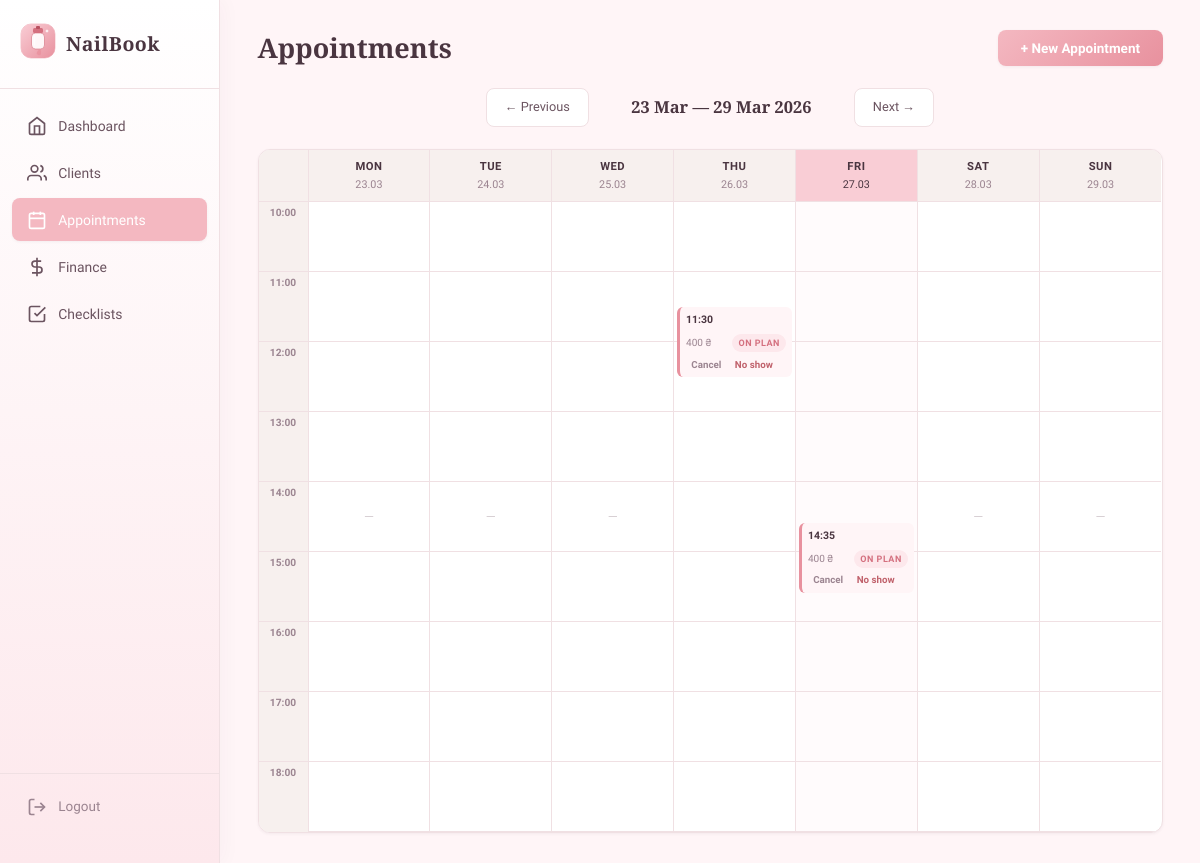
The app's page /appointments (signed in) with its own data.
### models.py (models this page shows)
class Appointment(db.Model):
    __tablename__ = 'appointments'
    id = db.Column(db.Integer, primary_key=True)
    user_id = db.Column(db.Integer, db.ForeignKey('users.id'), nullable=False)
    client_id = db.Column(db.Integer, db.ForeignKey('clients.id'), nullable=False)
    procedure = db.Column(db.String(100), nullable=False)
    price = db.Column(db.Integer, nullable=False)
    duration = db.Column(db.Integer, nullable=False)  # minutes
    date = db.Column(db.Date, nullable=False)
    time = db.Column(db.Time, nullable=False)
    status = db.Column(db.String(20), default='on plan')  # on plan/cancelled/did not come/done
    created_at = db.Column(db.DateTime, default=lambda: datetime.now(timezone.utc))

### routes/appointments.py (the view)
@appointments_bp.route('/appointments')
@login_required
def appointments():
    today = date.today()
    start_of_week = today - timedelta(days=today.weekday())
    end_of_week = start_of_week + timedelta(days=6)
    week_offset = request.args.get('week', 0, type=int)
    start_of_week += timedelta(weeks=week_offset)
    end_of_week += timedelta(weeks=week_offset)
    week_appointments = Appointment.query.filter(
        Appointment.user_id == current_user.id,
        Appointment.date >= start_of_week,
        Appointment.date <= end_of_week
    ).order_by(Appointment.date, Appointment.time).all()
    days = {}
    for i in range(7):
        day = start_of_week + timedelta(days=i)
        days[day] = []
    for appt in week_appointments:
        if appt.date in days:
            days[appt.date].append(appt)
    procedures = load_procedures()
    clients = Client.query.filter_by(user_id=current_user.id).order_by(Client.name).all()
    mark_past_appointments_done(week_appointments)
    return render_template('appointments.html',
                           days=days,
                           procedures=procedures,
                           clients=clients,
                           week_offset=week_offset,
                           start_of_week=start_of_week,
                           end_of_week=end_of_week,
                           today=today)

### models.py (called while the page is built)
def mark_past_appointments_done(appointments):
    now = datetime.now()
    for appt in appointments:
        end_time = datetime.combine(appt.date, appt.time) + timedelta(minutes=appt.duration)
        if end_time <= now and appt.status == 'on plan':
            appt.status = 'done'
    db.session.commit()

### routes/appointments.py (called while the page is built, shortened)
def load_procedures():
    global PROCEDURES
    if PROCEDURES:
        return PROCEDURES

### templates/appointments.html (shortened to what this page needs)
{% extends "base.html" %}
{% block extra_css %}
<link rel="stylesheet" href="{{ url_for('static', filename='css/appointments.css') }}">
{% endblock %}
{% block content %}
<div class="page-container">
    <div class="page-header">
        <h1>Appointments</h1>
        <button class="btn-primary" onclick="openModal('addApptModal')">+ New Appointment</button>
    </div>
    <div class="week-nav">
        <a href="{{ url_for('appointments.appointments', week=week_offset - 1) }}" class="btn-secondary">&larr; Previous</a>
        <span class="week-label">{{ start_of_week.strftime('%d %b') }} — {{ end_of_week.strftime('%d %b %Y') }}</span>
        <a href="{{ url_for('appointments.appointments', week=week_offset + 1) }}" class="btn-secondary">Next &rarr;</a>
    </div>
    <div class="timeline-grid">
        <div class="time-labels">
            <div class="day-header-spacer"></div>
            {% for hour in range(10, 19) %}
            <div class="time-label">{{ '%02d' % hour }}:00</div>
            {% endfor %}
        </div>
        {% for day, appts in days.items() %}
        <div class="day-column {% if day == today %}today{% endif %}">
            <div class="day-header">
                <span class="day-name">{{ day.strftime('%a') }}</span>
                <span class="day-date">{{ day.strftime('%d.%m') }}</span>
            </div>
            <div class="day-timeline">
                {% for hour in range(10, 19) %}
                <div class="hour-slot"></div>
                {% endfor %}
                {% for appt in appts %}
                {% set start_minutes = appt.time.hour * 60 + appt.time.minute %}
                {% set offset_minutes = start_minutes - 600 %}
                {% set top_pct = (offset_minutes / 540) * 100 %}
                {% set height_pct = (appt.duration / 540) * 100 %}
                <div class="appt-block status-{{ appt.status|replace(' ', '-') }}"
                     style="top: {{ top_pct }}%; height: {{ height_pct }}%;">
                    <div class="appt-block-time">{{ appt.time.strftime('%H:%M') }}</div>
                    <div class="appt-block-meta">
                        <span>{{ appt.price }} ₴</span>
                        <span class="status-badge badge-{{ appt.status|replace(' ', '-') }}">{{ appt.status }}</span>
                    </div>
                    {% if appt.status == 'on plan' %}
                    <div class="appt-block-actions">
                        <form method="POST" action="{{ url_for('appointments.update_status', appt_id=appt.id) }}" class="inline-form">
                            <button type="submit" class="btn-tiny btn-cancel">Cancel</button>
                        </form>
                        <form method="POST" action="{{ url_for('appointments.update_status', appt_id=appt.id) }}" class="inline-form">
                            <button type="submit" class="btn-tiny btn-noshow">No show</button>
                        </form>
                    </div>
                    {% endif %}
                </div>
                {% endfor %}
                {% if not appts %}
                <div class="no-appt-overlay">—</div>
                {% endif %}
            </div>
        </div>
        {% endfor %}
    </div>
</div>
{% endblock %}

### static/css/base.css (style rules this page uses)
:root { --pink-50: #FFF5F7; --pink-100: #FDE8EC; --pink-200: #F9CDD5; --pink-300: #F4B8C1; --pink-400: #E8919E; --pink-500: #D4707F; --pink-600: #B8505F; --gold: #C9A96E; --gold-light: #E8D5A8; --plum: #4A3540; --plum-light: #6B5460; --plum-muted: #9B8490; --warm-white: #FFFAF9; --warm-gray: #F7F0EE; --border: #F0E0E3; --shadow-sm: 0 1px 3px rgba(74, 53, 64, 0.06); --shadow-md: 0 4px 16px rgba(74, 53, 64, 0.08); --shadow-lg: 0 8px 32px rgba(74, 53, 64, 0.1); --radius-sm: 8px; --radius-md: 12px; --radius-lg: 20px; --transition: 0.25s cubic-bezier(0.4, 0, 0.2, 1); }
*, *::before, *::after { margin: 0; padding: 0; box-sizing: border-box; }
html { font-size: 15px; scroll-behavior: smooth; }
body { font-family: 'Quicksand', sans-serif; background: var(--pink-50); color: var(--plum); line-height: 1.6; min-height: 100vh; }
h1, h2, h3, h4 { font-family: 'Playfair Display', serif; font-weight: 600; line-height: 1.3; }
h1 { font-size: 1.8rem; }
a { color: var(--pink-500); text-decoration: none; transition: color var(--transition); }
.page-container { max-width: 1200px; margin: 0 auto; }
.page-header { display: flex; align-items: center; justify-content: space-between; margin-bottom: 1.5rem; }
.page-header h1 { color: var(--plum); }
.btn-primary { background: linear-gradient(135deg, var(--pink-300), var(--pink-400)); color: white; border: none; padding: 0.65rem 1.5rem; border-radius: var(--radius-sm); font-family: 'Quicksand', sans-serif; font-weight: 600; font-size: 0.9rem; cursor: pointer; transition: all var(--transition); box-shadow: var(--shadow-sm); }
.btn-secondary { background: white; color: var(--plum-light); border: 1px solid var(--border); padding: 0.55rem 1.2rem; border-radius: var(--radius-sm); font-family: 'Quicksand', sans-serif; font-weight: 500; font-size: 0.85rem; cursor: pointer; transition: all var(--transition); }
.btn-tiny { background: none; border: none; font-family: 'Quicksand', sans-serif; font-size: 0.75rem; font-weight: 600; cursor: pointer; padding: 0.2rem 0.5rem; border-radius: 4px; transition: all var(--transition); }
.btn-cancel { color: var(--plum-muted); }
.btn-noshow { color: #C0616B; }
.status-badge { display: inline-block; padding: 0.2rem 0.65rem; border-radius: 20px; font-size: 0.72rem; font-weight: 600; text-transform: uppercase; letter-spacing: 0.5px; }
.badge-on-plan { background: var(--pink-100); color: var(--pink-500); }
.inline-form { display: inline; }

### records on screen
Appointment: time "11:30", price "400", status "ON PLAN"
Appointment: time "14:35", price "400", status "ON PLAN"

### other values on screen
{{ start_of_week.strftime('%d %b') }} "23 Mar"
{{ end_of_week.strftime('%d %b %Y') }} "29 Mar 2026"
{{ '%02d' % hour }} "10" "11" "12" "13" "14" "15" "16" "17" "18"
{{ day.strftime('%a') }} "MON" "TUE" "WED" "THU" "FRI" "SAT" "SUN"
{{ day.strftime('%d.%m') }} "23.03" "24.03" "25.03" "26.03" "27.03" "28.03" "29.03"
